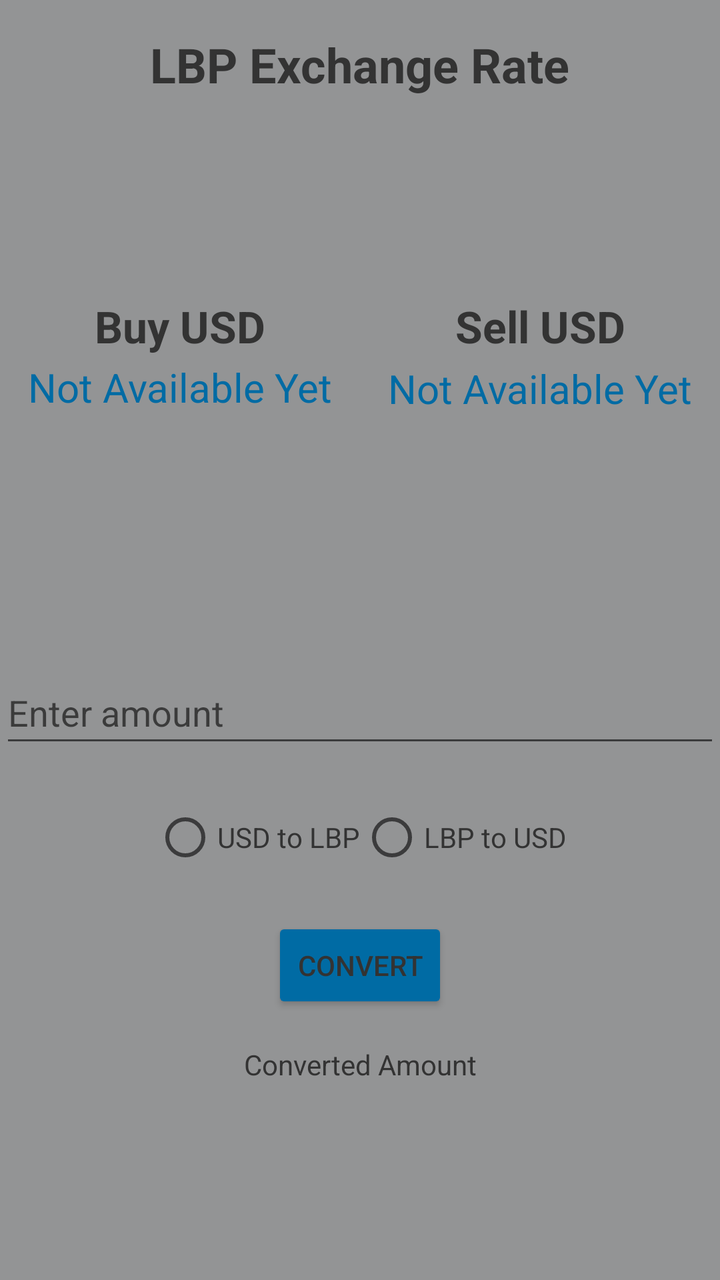
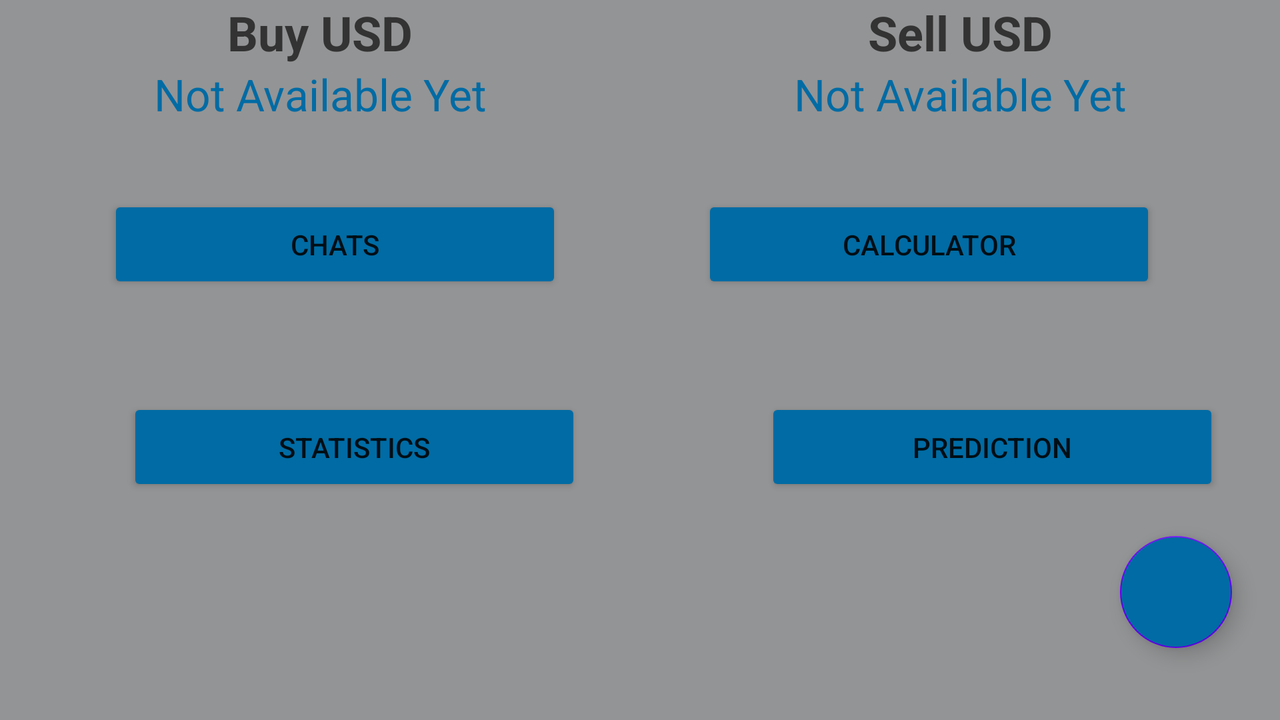

An Android layout and its configuration variant, each rendered on a device that would load it. The default file and the variant file are quoted in full after the pictures.
<!-- AndroidManifest.xml: application theme Theme.CurrencyExchange -->
<!-- res/layout/fragment_exchange.xml -->
<?xml version="1.0" encoding="utf-8"?>
<androidx.constraintlayout.widget.ConstraintLayout xmlns:android="http://schemas.android.com/apk/res/android"
    xmlns:tools="http://schemas.android.com/tools"
    xmlns:app="http://schemas.android.com/apk/res-auto"
    android:layout_width="match_parent"
    android:background="@color/Light_Grey"
    android:layout_height="match_parent"
    tools:context=".ExchangeFragment">

    <TextView
        android:id="@+id/tvTitle"
        android:textColor="@color/Dark_Grey"
        android:layout_width="wrap_content"
        android:layout_height="wrap_content"
        android:text="LBP Exchange Rate"
        android:textSize="24sp"
        android:textStyle="bold"
        app:layout_constraintTop_toTopOf="parent"
        app:layout_constraintStart_toStartOf="parent"
        app:layout_constraintEnd_toEndOf="parent"
        android:layout_marginTop="16dp"/>

    <LinearLayout
        android:id="@+id/vwBuyUsd"
        android:layout_width="0dp"
        android:layout_height="wrap_content"
        android:gravity="center_horizontal"
        android:orientation="vertical"
        app:layout_constraintTop_toBottomOf="@+id/tvTitle"
        app:layout_constraintStart_toStartOf="parent"
        app:layout_constraintEnd_toStartOf="@+id/vwSellUsd"
        app:layout_constraintHorizontal_weight="1"
        android:layout_marginTop="100dp"
        app:layout_constraintVertical_bias="0.0">

        <TextView
            android:id="@+id/labelBuyUsdRate"
            android:textColor="@color/Dark_Grey"
            android:layout_width="match_parent"
            android:layout_height="wrap_content"
            android:gravity="center"
            android:text="Buy USD"
            android:textSize="22sp"
            android:textStyle="bold"/>

        <TextView
            android:id="@+id/txtBuyUsdRate"
            android:textColor="@color/Vibrant_Blue"
            android:layout_width="match_parent"
            android:layout_height="32dp"
            android:text="Not Available Yet"
            android:gravity="center"
            android:textSize="20sp" />
    </LinearLayout>

    <LinearLayout
        android:id="@+id/vwSellUsd"
        android:layout_width="0dp"
        android:layout_height="wrap_content"
        android:gravity="center_horizontal"
        android:orientation="vertical"
        app:layout_constraintTop_toBottomOf="@+id/tvTitle"
        app:layout_constraintStart_toEndOf="@id/vwBuyUsd"
        app:layout_constraintEnd_toEndOf="parent"
        android:layout_marginTop="100dp"
        app:layout_constraintHorizontal_weight="1"
        app:layout_constraintVertical_bias="0.0">

        <TextView
            android:id="@+id/labelSellUsdRate"
            android:textColor="@color/Dark_Grey"
            android:layout_width="match_parent"
            android:layout_height="wrap_content"
            android:text="Sell USD"
            android:gravity="center"
            android:textStyle="bold"
            android:textSize="22sp"/>

        <TextView
            android:id="@+id/txtSellUsdRate"
            android:textColor="@color/Vibrant_Blue"
            android:layout_width="match_parent"
            android:layout_height="33dp"
            android:text="Not Available Yet"
            android:gravity="center"
            android:textSize="20sp" />
    </LinearLayout>

    <EditText
        android:id="@+id/etAmount"
        android:textColor="@color/Dark_Grey"
        android:layout_width="0dp"
        android:layout_height="48dp"
        android:hint="Enter amount"
        android:inputType="numberDecimal"
        app:layout_constraintTop_toBottomOf="@id/vwSellUsd"
        app:layout_constraintStart_toStartOf="parent"
        app:layout_constraintEnd_toEndOf="parent"
        android:layout_marginTop="120dp"/>

    <RadioGroup
        android:id="@+id/rgConversionDirection"
        android:layout_width="wrap_content"
        android:layout_height="wrap_content"
        android:orientation="horizontal"
        app:layout_constraintTop_toBottomOf="@id/etAmount"
        app:layout_constraintStart_toStartOf="parent"
        app:layout_constraintEnd_toEndOf="parent"
        android:layout_marginTop="16dp">

        <RadioButton
            android:id="@+id/rbUsdToLbp"
            android:layout_width="wrap_content"
            android:layout_height="wrap_content"
            android:textColor="@color/Dark_Grey"
            android:text="USD to LBP"/>

        <RadioButton
            android:id="@+id/rbLbpToUsd"
            android:layout_width="wrap_content"
            android:layout_height="wrap_content"
            android:textColor="@color/Dark_Grey"
            android:text="LBP to USD"/>
    </RadioGroup>

    <Button
        android:id="@+id/btnConvert"
        android:layout_width="wrap_content"
        android:layout_height="wrap_content"
        android:text="Convert"
        app:backgroundTint="@color/Vibrant_Blue"
        android:textColor="@color/Dark_Grey"
        app:layout_constraintTop_toBottomOf="@id/rgConversionDirection"
        app:layout_constraintStart_toStartOf="parent"
        app:layout_constraintEnd_toEndOf="parent"
        android:layout_marginTop="16dp"/>

    <TextView
        android:id="@+id/tvConvertedAmount"
        android:textColor="@color/Dark_Grey"
        android:layout_width="wrap_content"
        android:layout_height="wrap_content"
        android:text="Converted Amount"

        app:layout_constraintTop_toBottomOf="@id/btnConvert"
        app:layout_constraintStart_toStartOf="parent"
        app:layout_constraintEnd_toEndOf="parent"
        android:layout_marginTop="16dp"/>


</androidx.constraintlayout.widget.ConstraintLayout>
<!-- resources referenced by this layout -->
<resources>
  <color name="Dark_Grey">#333333</color>
  <color name="Light_Grey">#939495</color>
  <color name="Vibrant_Blue">#006BA4</color>
  <style name="Theme.CurrencyExchange" parent="Theme.MaterialComponents.Light.NoActionBar">
          <item name="colorOnSecondary">@android:color/white</item>
          <item name="colorSecondary">@color/purple_500</item>
      </style>
  <color name="purple_500">#FF6200EE</color>
</resources>
<!-- res/layout-land/fragment_exchange.xml (the author's variant of the layout above) -->
<!-- drawn on the phone turned sideways -->
<androidx.constraintlayout.widget.ConstraintLayout xmlns:android="http://schemas.android.com/apk/res/android"
    xmlns:app="http://schemas.android.com/apk/res-auto"
    xmlns:tools="http://schemas.android.com/tools"
    android:layout_width="match_parent"
    android:layout_height="match_parent"
    android:background="@color/Light_Grey"
    tools:context=".ExchangeFragment">


    <LinearLayout
        android:id="@+id/vwBuyUsd"
        android:layout_width="0dp"
        android:layout_height="wrap_content"
        android:orientation="vertical"
        app:layout_constraintStart_toStartOf="parent"
        app:layout_constraintEnd_toStartOf="@+id/vwSellUsd"
        app:layout_constraintTop_toTopOf="parent"

        app:layout_constraintHorizontal_weight="1">

        <TextView
            android:id="@+id/labelBuyUsdRate"
            android:layout_width="match_parent"
            android:layout_height="wrap_content"
            android:gravity="center"
            android:text="Buy USD"
            android:textColor="@color/Dark_Grey"
            android:textSize="24sp"
            android:textStyle="bold" />

        <TextView
            android:id="@+id/txtBuyUsdRate"
            android:layout_width="match_parent"
            android:layout_height="wrap_content"
            android:gravity="center"
            android:text="Not Available Yet"
            android:textColor="@color/Vibrant_Blue"
            android:textSize="22sp"
            />
    </LinearLayout>

    <LinearLayout
        android:id="@+id/vwSellUsd"
        android:layout_width="0dp"
        android:layout_height="wrap_content"
        android:orientation="vertical"
        app:layout_constraintStart_toEndOf="@+id/vwBuyUsd"
        app:layout_constraintTop_toTopOf="parent"

        app:layout_constraintEnd_toEndOf="parent"

        app:layout_constraintHorizontal_weight="1">

        <TextView
            android:id="@+id/labelSellUsdRate"
            android:layout_width="match_parent"
            android:layout_height="wrap_content"
            android:gravity="center"
            android:text="Sell USD"
            android:textColor="@color/Dark_Grey"
            android:textSize="24sp"
            android:textStyle="bold" />

        <TextView
            android:id="@+id/txtSellUsdRate"
            android:layout_width="match_parent"
            android:layout_height="wrap_content"
            android:gravity="center"
            android:text="Not Available Yet"
            android:textColor="@color/Vibrant_Blue"
            android:textSize="22sp"
            />
    </LinearLayout>


    <com.google.android.material.floatingactionbutton.FloatingActionButton
        android:id="@+id/fab"
        android:layout_width="wrap_content"
        android:layout_height="wrap_content"
        android:layout_marginEnd="24dp"
        android:backgroundTint="@color/Vibrant_Blue"
        android:contentDescription="Add Transaction"
        android:src="@drawable/baseline_add_24"
        app:fabSize="normal"
        app:layout_constraintBottom_toTopOf="@id/bottom_guideline"
        app:layout_constraintEnd_toEndOf="parent" />

    <androidx.constraintlayout.widget.Guideline
        android:id="@+id/bottom_guideline"
        android:layout_width="wrap_content"
        android:layout_height="wrap_content"
        android:orientation="horizontal"
        app:layout_constraintGuide_percent="0.90" />

    <Button
        android:id="@+id/Chatbutton"
        android:layout_width="227dp"
        android:layout_height="49dp"
        android:layout_marginStart="8dp"
        android:layout_marginEnd="16dp"
        android:layout_marginBottom="16dp"
        android:backgroundTint="@color/Vibrant_Blue"
        android:text="Chats"
        app:layout_constraintBottom_toTopOf="@+id/buttonstats"
        app:layout_constraintEnd_toStartOf="@+id/buttonforcalculator"
        app:layout_constraintStart_toStartOf="parent"
        app:layout_constraintTop_toBottomOf="@+id/vwSellUsd" />


    <Button
        android:id="@+id/buttonforcalculator"
        android:layout_width="227dp"
        android:layout_height="49dp"
        android:layout_marginStart="8dp"
        android:layout_marginEnd="16dp"
        android:layout_marginBottom="16dp"
        android:backgroundTint="@color/Vibrant_Blue"
        android:text="Calculator"
        app:layout_constraintBottom_toTopOf="@+id/buttonprediction"
        app:layout_constraintEnd_toEndOf="parent"
        app:layout_constraintStart_toEndOf="@+id/Chatbutton"
        app:layout_constraintTop_toBottomOf="@+id/vwSellUsd"
        app:layout_constraintVertical_bias="0.506" />

    <Button
        android:id="@+id/buttonstats"
        android:layout_width="227dp"
        android:layout_height="49dp"
        android:layout_marginStart="8dp"
        android:layout_marginEnd="16dp"
        android:layout_marginBottom="40dp"
        android:backgroundTint="@color/Vibrant_Blue"
        android:text="Statistics"
        app:layout_constraintBottom_toTopOf="@+id/bottom_guideline"
        app:layout_constraintEnd_toEndOf="parent"
        app:layout_constraintHorizontal_bias="0.143"
        app:layout_constraintStart_toStartOf="parent"

        app:layout_constraintTop_toBottomOf="@+id/Chatbutton"
        app:layout_constraintVertical_bias="1.0" />

    <Button
        android:id="@+id/buttonprediction"
        android:layout_width="227dp"
        android:layout_height="49dp"
        android:layout_marginStart="92dp"
        android:layout_marginEnd="16dp"
        android:layout_marginBottom="40dp"
        android:backgroundTint="@color/Vibrant_Blue"
        android:text="Prediction"
        app:layout_constraintBottom_toTopOf="@+id/bottom_guideline"
        app:layout_constraintEnd_toEndOf="parent"
        app:layout_constraintHorizontal_bias="0.0"
        app:layout_constraintStart_toEndOf="@+id/buttonstats"
        app:layout_constraintTop_toBottomOf="@+id/buttonforcalculator"
        app:layout_constraintVertical_bias="0.446" />
</androidx.constraintlayout.widget.ConstraintLayout>
